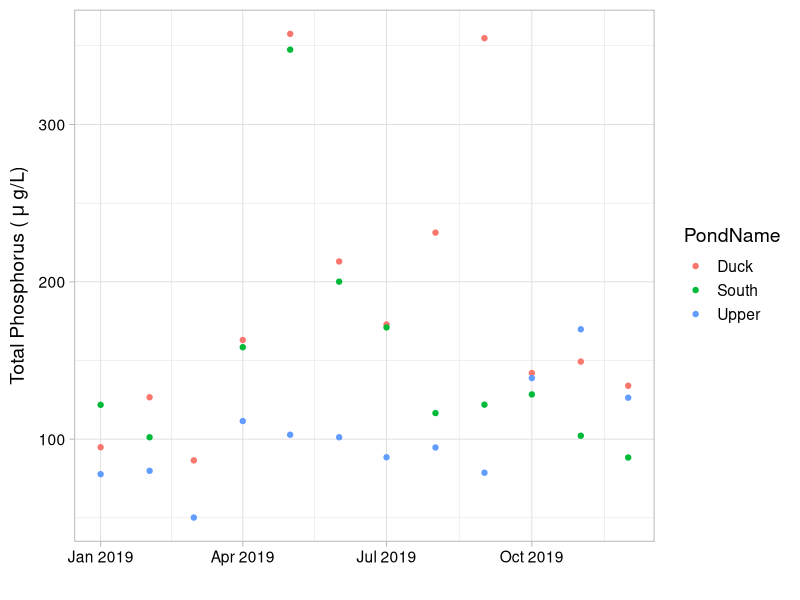
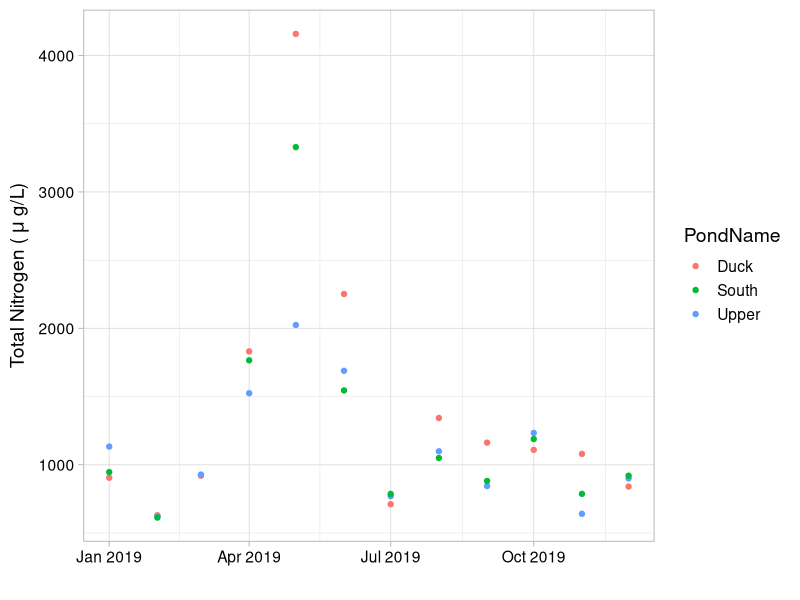
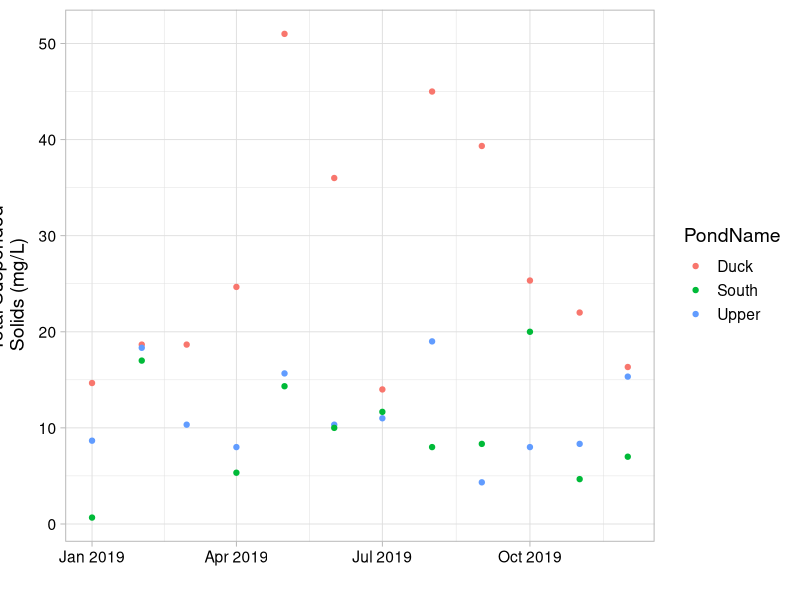
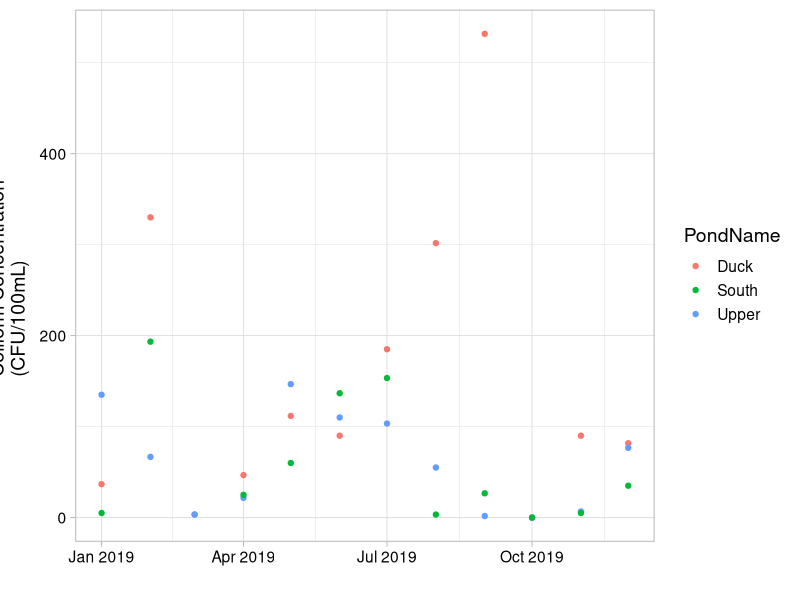
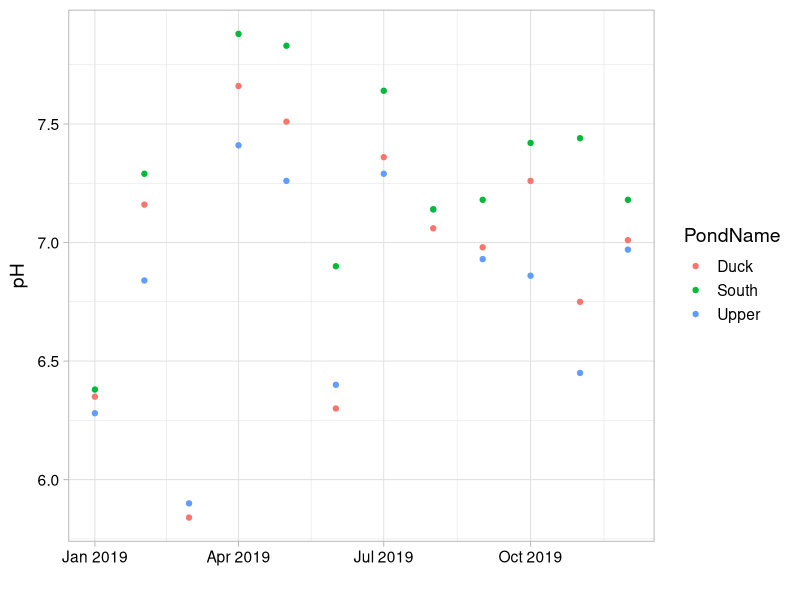
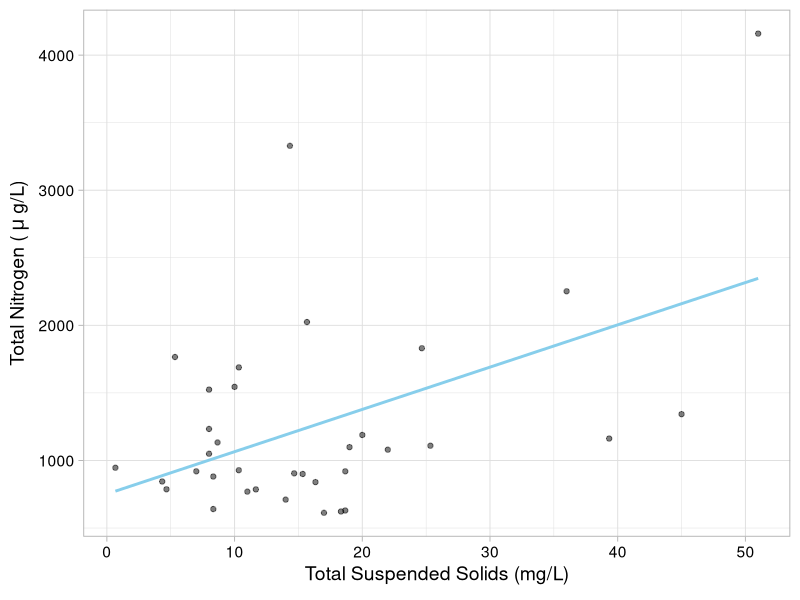
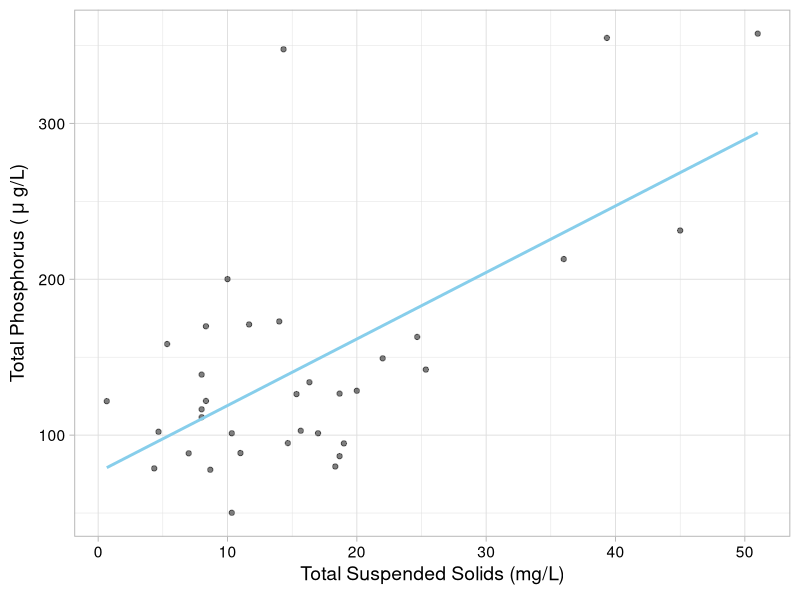
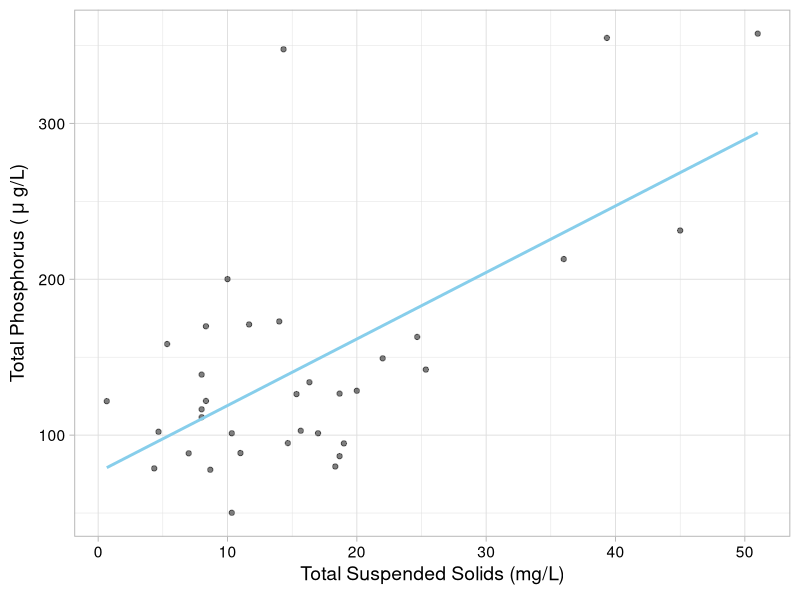

Write R code to recreate these figures, in order.
## ---- chunk 1
getwd()
library(dplyr)
library(tidyr)
library(tidyverse)

mytheme <- theme_light(base_size = 14) +
  theme(axis.text = element_text(color = "black"), 
        legend.position = "right")
theme_set(mytheme)


#Uploading Data

Duck<-read.csv("./Raw/DG2019_DuckPond_NEW.csv")
Upper<-read.csv("./Raw/DG2019_UpperPond_NEW.csv")
South<-read.csv("./Raw/DG2019_SouthPond_NEW.csv")


Duck$Date <- as.Date(Duck$Date, format = "%m/%d/%y")
Duck$PondName<-c("Duck")

Upper$Date <- as.Date(Upper$Date, format = "%m/%d/%y")
Upper$PondName<-c("Upper")

South$Date <- as.Date(South$Date, format = "%m/%d/%y")
South$PondName<-c("South")


Join1<- full_join(Duck, Upper)
fulljoined<- full_join(Join1, South)
DGPonds2019<- fulljoined
## ---- chunk 2


mean(Duck$TP)
max(Duck$TP)
min(Duck$TP)

mean(Duck$TN)
max(Duck$TN)
min(Duck$TN)

mean(Duck$TSS)
max(Duck$TSS)
min(Duck$TSS)

mean(Duck$FecalColiform)
max(Duck$FecalColiform)
min(Duck$FecalColiform)

mean(Duck$pH)
max(Duck$pH)
min(Duck$pH)
## ---- chunk 3

mean(South$TP)
max(South$TP)
min(South$TP)

mean(South$TN)
max(South$TN)
min(South$TN)

mean(South$TSS)
max(South$TSS)
min(South$TSS)

mean(South$FecalColiform)
max(South$FecalColiform)
min(South$FecalColiform)

mean(South$pH)
max(South$pH)
min(South$pH)
## ---- chunk 4

mean(Upper$TP)
max(Upper$TP)
min(Upper$TP)

mean(Upper$TN)
max(Upper$TN)
min(Upper$TN)

mean(Upper$TSS)
max(Upper$TSS)
min(Upper$TSS)

mean(Upper$FecalColiform)
max(Upper$FecalColiform)
min(Upper$FecalColiform)

mean(Upper$pH)
max(Upper$pH)
min(Upper$pH)
## ---- chunk 5

ggplot(DGPonds2019) +
  geom_point(aes(x = Date, y = TP, color = PondName))+
  ylab(expression("Total Phosphorus ("~mu~"g/L)"))+
  xlab("")+
  mytheme

ggplot(DGPonds2019) +
  geom_point(aes(x = Date, y = TN, color = PondName))+
  ylab(expression("Total Nitrogen ("~mu~"g/L)"))+
  xlab("")+
  mytheme

ggplot(DGPonds2019) +
  geom_point(aes(x = Date, y = TSS, color = PondName))+
  ylab(expression("Total Suspended \nSolids (mg/L)"))+
  xlab("")+
  mytheme

ggplot(DGPonds2019) +
  geom_point(aes(x = Date, y = FecalColiform, color = PondName))+
  ylab(expression("Total Fecal \nColiform Concentration \n(CFU/100mL)"))+
  xlab("")+
  mytheme

ggplot(DGPonds2019) +
  geom_point(aes(x = Date, y = pH, color = PondName))+
  ylab(expression("pH"))+
  xlab("")+
  mytheme
## ---- chunk 6
#Does TSS predict TN or TP?
#Linear REgression

#TN_TSS
DGregression1<-lm(DGPonds2019$TSS~DGPonds2019$TN)
summary(DGregression1)

cor.test(DGPonds2019$TSS, DGPonds2019$TN)


#TP_TSS
DGregression2<-lm(DGPonds2019$TSS~DGPonds2019$TP)
summary(DGregression2)

cor.test(DGPonds2019$TSS, DGPonds2019$TP)
## ---- chunk 7

TN_TSS <-
ggplot(DGPonds2019, 
       aes(x = TSS, y = TN)) + 
geom_point( alpha=0.5)+
  geom_smooth(method = 'lm', se = FALSE, color = "skyblue")+
  xlab(expression("Total Suspended Solids (mg/L)"))+
ylab(expression("Total Nitrogen ("~mu~"g/L)"))+
  mytheme
print(TN_TSS)



TP_TSS <-
ggplot(DGPonds2019, 
       aes(x = TSS, y = TP)) + 
geom_point( alpha=0.5)+
  geom_smooth(method = 'lm', se = FALSE, color = "skyblue")+
  xlab(expression("Total Suspended Solids (mg/L)"))+
ylab(expression("Total Phosphorus ("~mu~"g/L)"))+
  mytheme
print(TP_TSS)


## ---- chunk 8

DGregression3<-lm(DGPonds2019$FecalColiform~DGPonds2019$TN)
summary(DGregression3)

cor.test(DGPonds2019$FecalColiform, DGPonds2019$TN)




DGregression4<-lm(DGPonds2019$FecalColiform~DGPonds2019$TP)
summary(DGregression4)

cor.test(DGPonds2019$FecalColiform, DGPonds2019$TP)


TP_Fecal <-
ggplot(DGPonds2019, 
       aes(x = FecalColiform
           , y = TP)) + 
geom_point( alpha=0.5)+
  geom_smooth(method = 'lm', se = FALSE, color = "skyblue")+
   xlab(expression("Total Fecal Coliform Concentration \n(CFU/100mL)"))+
ylab(expression("Total Phosphorus ("~mu~"g/L)"))+
  mytheme
print(TP_TSS)

